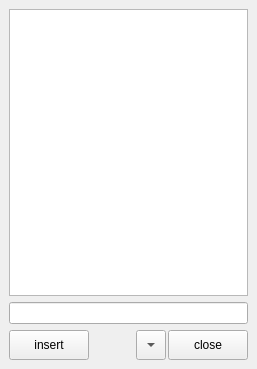
<?xml version="1.0" encoding="UTF-8"?>
<ui version="4.0">
 <class>MainWindow</class>
 <widget class="QMainWindow" name="MainWindow">
  <property name="geometry">
   <rect>
    <x>0</x>
    <y>0</y>
    <width>257</width>
    <height>369</height>
   </rect>
  </property>
  <property name="windowTitle">
   <string>MainWindow</string>
  </property>
  <widget class="QWidget" name="centralwidget">
   <layout class="QVBoxLayout" name="verticalLayout">
    <item>
     <widget class="QListView" name="listView">
      <property name="editTriggers">
       <set>QAbstractItemView::NoEditTriggers</set>
      </property>
     </widget>
    </item>
    <item>
     <widget class="QLineEdit" name="lineEdit"/>
    </item>
    <item>
     <layout class="QHBoxLayout" name="horizontalLayout">
      <property name="spacing">
       <number>2</number>
      </property>
      <item>
       <widget class="QPushButton" name="insertButton">
        <property name="minimumSize">
         <size>
          <width>80</width>
          <height>30</height>
         </size>
        </property>
        <property name="text">
         <string>insert</string>
        </property>
       </widget>
      </item>
      <item>
       <spacer name="horizontalSpacer">
        <property name="orientation">
         <enum>Qt::Horizontal</enum>
        </property>
        <property name="sizeHint" stdset="0">
         <size>
          <width>40</width>
          <height>20</height>
         </size>
        </property>
       </spacer>
      </item>
      <item>
       <widget class="QToolButton" name="minimizeButton">
        <property name="minimumSize">
         <size>
          <width>30</width>
          <height>30</height>
         </size>
        </property>
        <property name="toolTip">
         <string>最小化</string>
        </property>
        <property name="text">
         <string>...</string>
        </property>
        <property name="arrowType">
         <enum>Qt::DownArrow</enum>
        </property>
       </widget>
      </item>
      <item>
       <widget class="QPushButton" name="closeButton">
        <property name="minimumSize">
         <size>
          <width>80</width>
          <height>30</height>
         </size>
        </property>
        <property name="toolTip">
         <string>閉じる</string>
        </property>
        <property name="text">
         <string>close</string>
        </property>
       </widget>
      </item>
     </layout>
    </item>
   </layout>
  </widget>
 </widget>
 <resources/>
 <connections/>
</ui>
